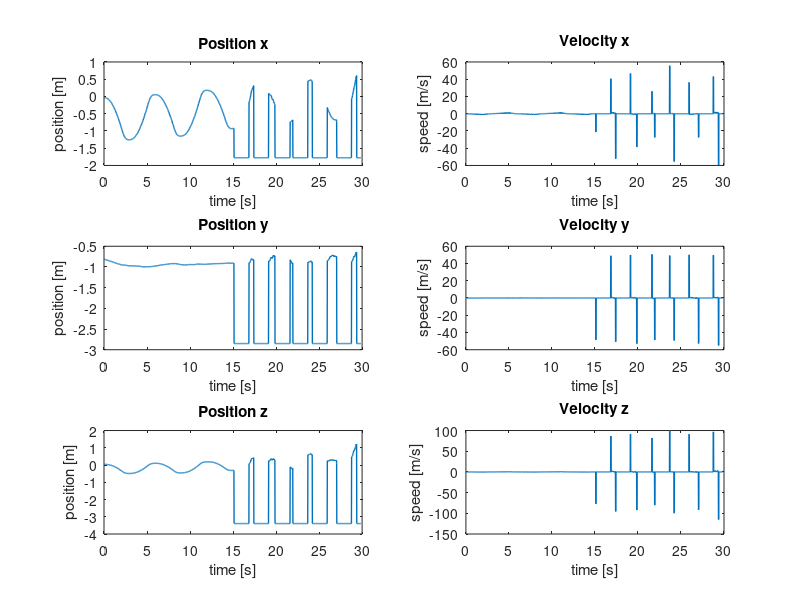
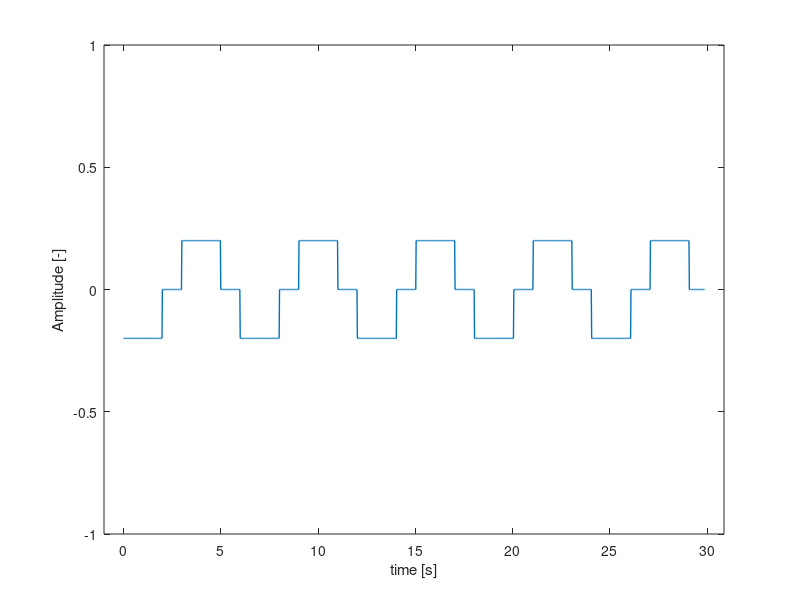
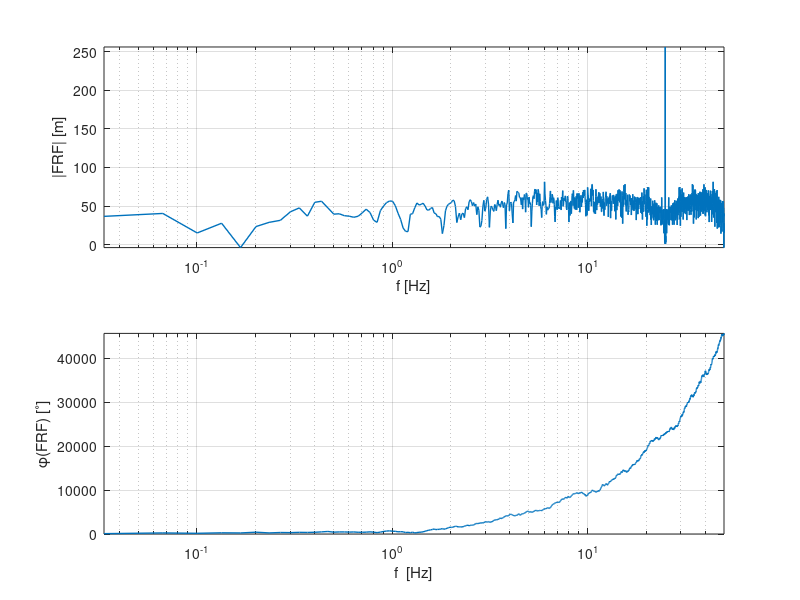
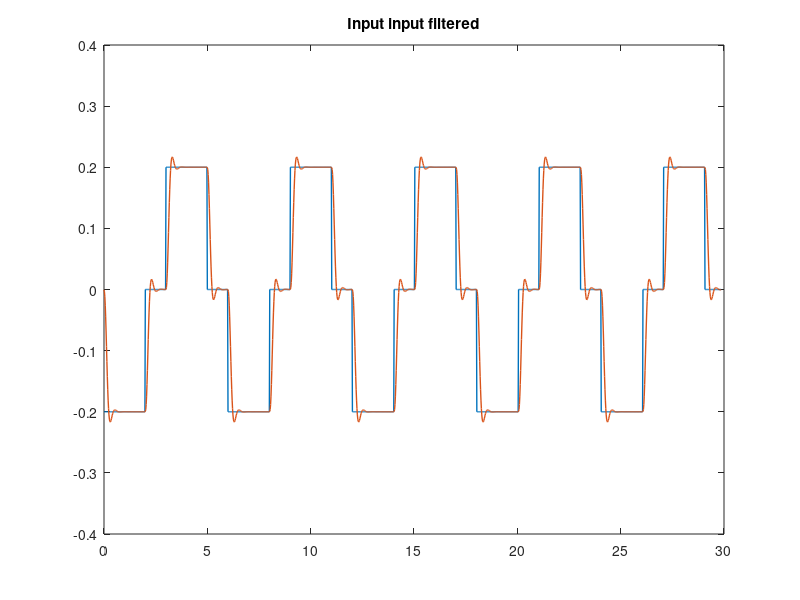

The MATLAB source for these figures, in order:
%%% Parameter estimation %%%
% zie ook 'test.m' !
clear all
close all

%% Load data from .mat-file

load angle_identification_y


%% Extract some signals from the data

set(0, 'DefaultLineLineWidth', 1);


% Cutoff useful data
% first_index = find(input~=0, 1);
input = input(1:end-10)';
output_x = output_x(1:end-10)';
output_y = output_y(1:end-10)';
output_z = output_z(1:end-10)';

dt = 0.02;
time = (0:dt:(length(input)-1)*dt)';

% Differentiation of x-, y-, z-position
% dt = sample time (gradient assumes timestep 1)
velocity_x = gradient(output_x)/dt;
velocity_y = gradient(output_y)/dt;
velocity_z = gradient(output_z)/dt;

% Do some plotting of the measurement data 
figure('Name','Output Measurements')
subplot(321), plot(time, output_x), title('Position x'), xlabel('time [s]'), ylabel('position [m]')
subplot(322), plot(time, velocity_x), title('Velocity x'), xlabel('time [s]'), ylabel('speed [m/s]')

subplot(323), plot(time, output_y), title('Position y'), xlabel('time [s]'), ylabel('position [m]')
subplot(324), plot(time, velocity_y), title('Velocity y'), xlabel('time [s]'), ylabel('speed [m/s]')

subplot(325), plot(time, output_z), title('Position z'), xlabel('time [s]'), ylabel('position [m]')
subplot(326), plot(time, velocity_z), title('Velocity z'), xlabel('time [s]'), ylabel('speed [m/s]')

% Input signal
figure('Name', 'Input signal')
plot(time, input)
xlabel('time [s]')
ylabel('Amplitude [-]')
axis([time(1)-1 time(end)+1 -1 1])


%% Frequency domain
Ts = dt;
fs = 1/dt;
N = length(velocity_y);
t = [0:N-1]'*Ts;
N = numel(input);
f = [0:N-1]'*(fs/N);

input_f = fft(input);
output_x_f = fft(output_x);
output_y_f = fft(output_y);
velocity_x_f = fft(velocity_x);
velocity_y_f = fft(velocity_y);

%indices = (nop+1):nop:(numel(f)/2); % alle 0 waarden er uit halen zodat niet delen door 0?
%f = f(indices);
%input_f = input_f(indices);
%velocity_x_f = velocity_x_f(indices);
%velocity_y_f = velocity_y_f(indices);

FRF = velocity_y_f./input_f;

figure('Name', 'Empirical transfer function freq response'),subplot(2,1,1),semilogx(f, 20*log10(abs(FRF)), 'LineWidth', 1)
axis tight
grid on
xlabel('f [Hz]')
xlim([f(1) f(end)])
ylabel('|FRF| [m]')
subplot(2,1,2),semilogx(f, 180/pi*unwrap(angle(FRF)), 'LineWidth', 1)
grid on
axis tight
xlabel('f  [Hz]')
ylabel('\phi(FRF) [^\circ]')
xlim([f(1) f(end)])

%% Filtering of the in- and output data using Butterworth filter
[B, A] = butter(3,0.02*5); % order must be higher than order of system, 
                             % adjust cut-off frquency to be higher than highest eigenfrequency of the system
                             % data sampling at 100Hz

% input filtering                           
input_filt = filter(B,A,input);
% output filtering
velocity_x_filt = filter(B,A,velocity_x);
velocity_y_filt = filter(B,A,velocity_y);

figure('Name','filtered input input')
plot(t,input,t,input_filt),title('Input input filtered')

figure('Name','filtered output measurement')
subplot(211), plot(time, velocity_x, time, velocity_x_filt),title('v_{x,filt}')
subplot(212), plot(time, velocity_y, time, velocity_y_filt),title('v_{y,filt}')

%% Least squares solution for approximation of the parameters in the system
% Without filtering
% y[k] = -a1*y[k-1]-a0*y[k-2]+b2*u[k]+b1*u[k-1]+b0*u[k-2]
y = velocity_y(3:end);
Phi = [-velocity_y(2:end-1), -velocity_y(1:end-2), input(3:end), input(2:end-1), input(1:end-2)];
theta = Phi\y;

B1 = [theta(3), theta(4), theta(5)];
A1 = [1, theta(1) theta(2)];

sys_d1 = tf(B1, A1, Ts);

FRF1 = squeeze(freqresp(sys_d1,2*pi*f));

figure('Name','NOT filtered Identified transfer funtion freq response'), subplot(211)
semilogx(f, 20*log10(abs(FRF1)))
grid on
xlim([f(1) f(end)])
xlabel('f  [Hz]')
ylabel('|FRF1|  [m]')
subplot(212),semilogx(f, 180/pi*unwrap(angle(FRF1)))
grid on
xlim([f(1) f(end)])
xlabel('f  [Hz]')
ylabel('\phi(FRF1)  [^\circ]')

x1 = lsim(sys_d1,input,t);

figure('Name','lsim NOT filtered Identified transfer function')
subplot(211)
hold on
plot(t, velocity_y,'g')
plot(t, x1)
title('Non filtered identified transfer function vs measurement')
legend('v_{y,meas}','v_{y,sim}')
xlabel('Time [s]')
ylabel('Displacement [m]')
axis tight
subplot(212)
plot(t,velocity_y - x1)
title('Difference between simulation and measurement')
legend('v_{y,meas}-v_{y,sim}')
xlabel('Time [s]')
ylabel('Displacement [m]')
axis tight

figure('Name','NOT  filtered pole zero map'),pzmap(sys_d1)


%% With Butterworth filtering of in and output

y2 = velocity_y_filt(3:end);
Phi2 = [-velocity_y_filt(2:end-1), -velocity_y_filt(1:end-2), input_filt(3:end), input_filt(2:end-1), input_filt(1:end-2)];
theta_filt = Phi2\y2;

B2 = [theta_filt(3),theta_filt(4),theta_filt(5)];
A2 = [1, theta_filt(1) theta_filt(2)];

sys_d2 = tf(B2, A2, Ts);

FRF2 = squeeze(freqresp(sys_d2,2*pi*f));

figure('Name','Butterworth filtered Identified tf freq response'),subplot(2,1,1),semilogx(f, 20*log10(abs(FRF2)))
grid on 
xlim([f(1) f(end)])
xlabel('f  [Hz]')
ylabel('|FRF2|  [m]')
axis tight
subplot(2,1,2)
semilogx(f, 180/pi*unwrap(angle(FRF2)))
grid on
xlim([f(1) f(end)])
xlabel('f  [Hz]')
ylabel('\phi(FRF2)  [^\circ]')

x2 = lsim(sys_d2,input,t);

figure('Name','Butterworth filtered lsim time response')
subplot(211)
hold on
plot(t, velocity_y,'g')
plot(t, velocity_y_filt)
plot(t,x2)
legend('v_{y,meas}', 'v_{y,filt}', 'v_{y,sim}')
title('Butterworth filtered identified transfer function vs measurement')
xlabel('Time [s]')
axis tight
ylabel('Velocity [m/s]')
subplot(212)
plot(t,velocity_y - x2)
title('Difference between simulation and measurement')
legend('v_{y,meas}-v_{y,sim}')
xlabel('Time [s]')
ylabel('Velocity [m/s]')
axis tight

figure('Name','Butterworth filtered Identified tf pole-zero map'),pzmap(sys_d2)

%% Taking into account KNOWN PART of the system! (b1 & b0 = 0)
% theta(4) & theta(5) (= b1 & b0) turn out to be very small. But we know
% (from physical insight) that they are EXACTLY 0!
% pk ~ partially known
% y[k] = -a1*y[k-1] - a0*y[k-2] + b2*u[k]
y_pk = velocity_y_filt(3:end);

Phi_pk = [-velocity_y_filt(2:end-1), -velocity_y_filt(1:end-2), input_filt(3:end)];
theta_pk = Phi_pk\y_pk;

% known part = z^2/1
B_k = [1, 0, 0];
A_k = [0, 0, 1];
sys_k = tf(B_k,A_k,Ts);

B_u = theta_pk(3);
A_u = [1, theta_pk(1) theta_pk(2)];
sys_u = tf(B_u,A_u, Ts);

sys_dpk = sys_k*sys_u;

FRF_pk = squeeze(freqresp(sys_dpk,2*pi*f));

figure('Name','Butter. filtered + partially known freq response'),subplot(211),semilogx(f, 20*log10(abs(FRF_pk)))
grid on 
xlim([f(1) f(end)])
xlabel('f  [Hz]')
ylabel('|FRF_{pk}|  [m]')
axis tight
subplot(212)
semilogx(f, 180/pi*unwrap(angle(FRF_pk)))
grid on
xlim([f(1) f(end)])
xlabel('f  [Hz]')
ylabel('\phi(FRF_{pk})  [^\circ]')

x_pk = lsim(sys_dpk,input,t);

figure('Name','Butter. filtered + partially known lsim time response')
subplot(211)
hold on
plot(t,velocity_y, 'g')
plot(t,velocity_y_filt)
plot(t,x_pk)
legend('v_{y,meas}','v_{y,filt}','v_{y,sim}')
xlabel('Time [s]')
title('Butterworth filtered + partially known identified transfer function vs measurement')
axis tight
ylabel('Velocity [m/s]')
subplot(212)
plot(t,velocity_y - x_pk)
title('Difference between simulation and measurement')
legend('v_{y,meas}-v_{y,sim}')
xlabel('Time [s]')
ylabel('Velocity [m/s]')
axis tight

figure('Name','Partially known syst: pole zero map'),pzmap(sys_dpk)

%% Comparison
figure

bode(sys_d1), grid
hold on
bode(sys_d2)
hold on
bode(sys_dpk)
legend('not filtered', 'filtered', 'partially known')

figure
plot(t,[velocity_y velocity_y_filt x1 x2 x_pk])
legend('measured', 'filtered measurement', 'simulated no filter', 'simulated filter', 'simulated partially known')
%% continuous equivalent of tf (pk)
a1 = theta_pk(1);
a0 = theta_pk(2);
b2 = theta_pk(3);

s = tf('s');
sys_cpk = (b2/(a0*Ts^2))/(s^2+(-a0*2*Ts-Ts*a1)/(a0*Ts^2)*s+(1+a1+a0)/(a0*Ts^2));
figure('Name','Continuous tf 2nd order')
bode(sys_cpk)
hold on
bode(sys_dpk)
legend('cont','discr')
%% Save result (transfer function)
sys_2nd = sys_dpk;
sys_2nd_f = sys_d2;
sys_c2nd = sys_cpk;
save('HVJ_y','sys_2nd')
save('HVJ_y_filtered', 'sys_2nd_f')
save('HVJ_y_cont','sys_c2nd')

